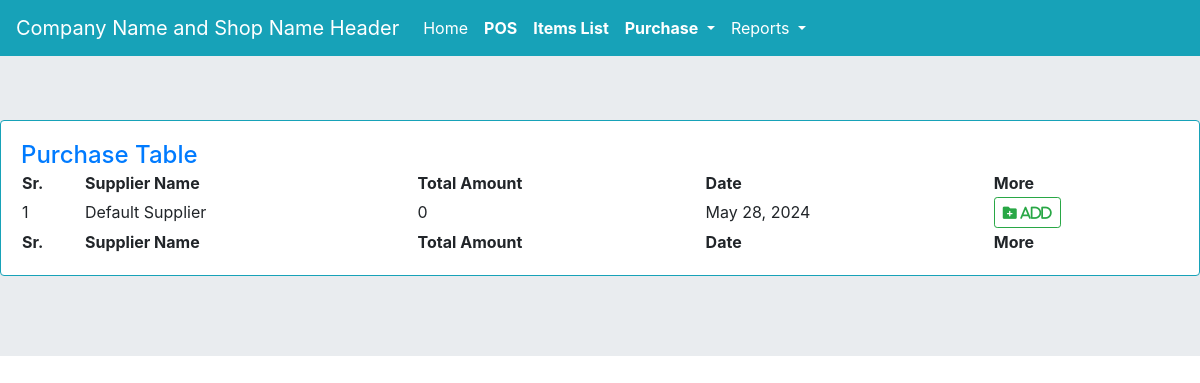
Before: /purchase_invoice_view/ with the older database file.
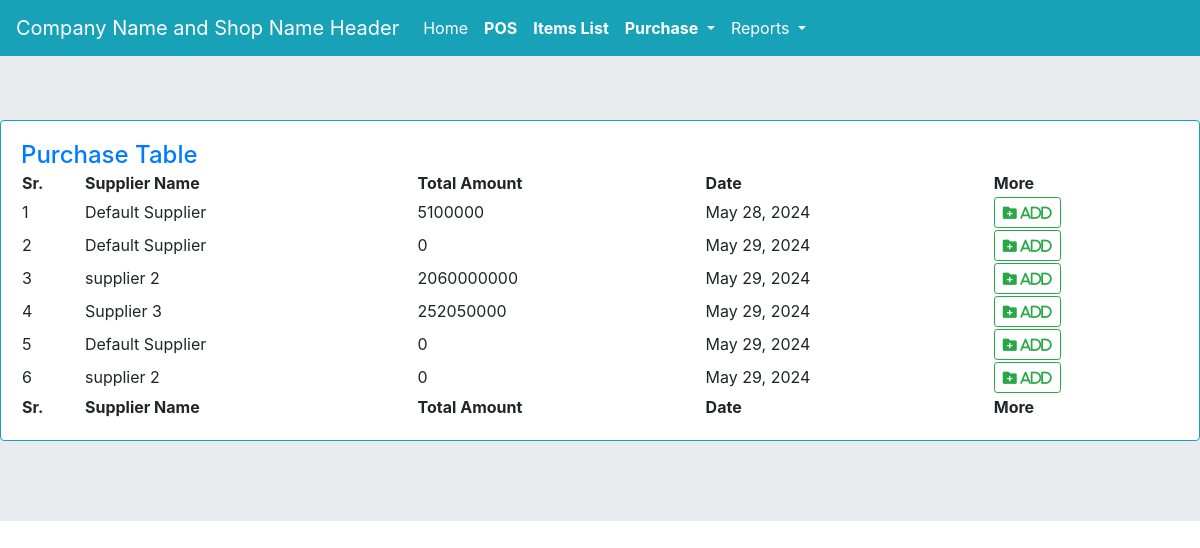
After: the same page with the newer database file.
### myapp/models.py (models this page shows, shortened)
class purchasevoc(models.Model):
    supplierid = models.CharField(max_length=255)
    suppliername = models.CharField(max_length=255)
    total = models.PositiveIntegerField(default=0)
    created_at = models.DateField(auto_now_add=True)
    updated_at = models.DateTimeField(auto_now=True)

### myapp/views.py (the view)
# urls.py: path('purchase_invoice_view/', views.purchase_invoice_view, name='purchase_invoice_view'),
def purchase_invoice_view(request):
    purvoc = purchasevoc.objects.all()
    context = {'purvoc':purvoc}
    return render(request, 'purchase_invoice_view.html', context)

### templates/purchase_invoice_view.html
{% extends 'base.html' %}
{% block content %}
<div class="card border-info mb-3">
  <div class="card-body">
<div>
    <a href="#" class="h4">Purchase Table</a>
</div>
<table id="purVocView" class="display nowrap" style="width:100%">
        <thead>
            <tr>
                <th>Sr.</th>
                <th>Supplier Name</th>
                <th>Total Amount</th>
                <th>Date</th>
                <th>More</th>
            </tr>
        </thead>
        <tbody id="purVbody">
            {% for i in purvoc %}
            <tr class="suptr">
                <td class="supid">{{i.id}}</td>
                <td class="supname">{{i.suppliername}}</td>
                <td>{{i.total}}</td>
                <td>{{i.created_at}}</td>
                <td>
                    <a href="{% url 'myapp:add_purchase_voc' i.id %}" class="btn btn-sm btn-outline-success">
                        <i class="fa-solid fa-folder-plus"> add</i></a>
                </td>
            </tr>
            {% endfor %}
        </tbody>
        <tfoot>
            <tr>
                <th>Sr.</th>
                <th>Supplier Name</th>
                <th>Total Amount</th>
                <th>Date</th>
                <th>More</th>
            </tr>
        </tfoot>
    </table>
</div>
</div>
{% endblock content %}

Changed rows visible on the page:
changed purchasevoc "May 28, 2024": total "0" → "5100000"
added purchasevoc: id "2", suppliername "Default Supplier", total "0", created_at "May 29, 2024"
added purchasevoc: id "3", suppliername "supplier 2", total "2060000000", created_at "May 29, 2024"
added purchasevoc: id "4", suppliername "Supplier 3", total "252050000", created_at "May 29, 2024"
added purchasevoc: id "5", suppliername "Default Supplier", total "0", created_at "May 29, 2024"
added purchasevoc: id "6", suppliername "supplier 2", total "0", created_at "May 29, 2024"
